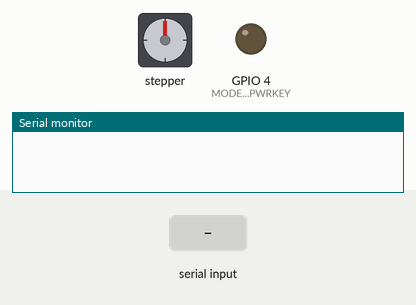
Recording of a sketch running on a simulated ESP32. Parts: stepper motor, output pins drawn as LEDs (lit = HIGH), the last lines printed to the serial monitor. Wiring (inferred from the names in the program): stepper motor driver (200 steps per turn assumed): step GPIO 14; direction GPIO 12; enable GPIO 13. The test bench sets the inputs (shaded band). The modem accepts every AT command (registered, SIM ready, sends succeed) and sends nothing else; pins used as bus, display or sensor lines are not drawn.

Above: at 0.0 s.
At 13.8 s:
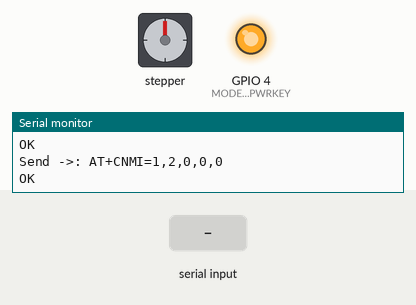
13.9 s: "+CM" received over the second serial link
16.9 s: "PARAMS:1000,5000,1\n" received over the second serial link
Timing chart, 0 to 19.9 s (numbered marks = the images above; inputs shaded):
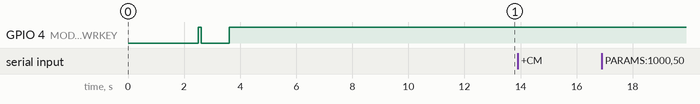

The sketch:

main.ino
```cpp
// ##################### VERSion 4.10 NTP server Fixed ####################
//"sender_email":"inteliqo.iq@gmail.com",
//"sender_email_pass":"ms645346763254j33",
#include <Arduino.h>
#include "stepper.h"
#define SIM800L_AXP192_VERSION_20200327
#include "utilities.h"
#define SerialAT Serial1
char receivedSMS[160]; // Buffer to store received SMS
char *paramValue;
void sendSMS(String msg);
unsigned long previousMillisSMS = 0;
void SendMessage(String msg, String numb);
String gsm_send_serial(String command, int delay);

String gsm_send_serial(String command, int delay)
{
  String buff_resp = "";
  Serial.println("Send ->: " + command);
  SerialAT.println(command);
  long wtimer = millis();
  while (wtimer + delay > millis())
  {
    while (SerialAT.available())
    {
      buff_resp = SerialAT.readString();
      Serial.println(buff_resp);
    }
  }
  Serial.println();
  return buff_resp;
}

void processSMS()
{
  // msg="+CMT: \"+923335814110\","",\"23/09/25,00:33:59+20\"PARAMS:1000,5000,1";
  String msg = receivedSMS;
  // Check if th
  msg = msg.substring(msg.indexOf("PARAMS:") + 7, msg.length() + 1);
  Serial.println(msg);
  START_DELAY_MS = msg.substring(0, msg.indexOf(",")).toDouble();
  msg = msg.substring(msg.indexOf(",") + 1, msg.length() + 1);
  MOTORRUN_MS = msg.substring(0, msg.indexOf(",")).toDouble();
  msg = msg.substring(msg.indexOf(",") + 1, msg.length() + 1);
  STEPS_PER_MS = msg.substring(0, msg.indexOf(",")).toDouble();
  // Print the extracted values for debugging
  Serial.print("START_DELAY_MS: ");
  Serial.println(START_DELAY_MS);
  Serial.print("MOTORRUN_MS: ");
  Serial.println(MOTORRUN_MS);
  Serial.print("STEPS_PER_MS: ");
  Serial.println(STEPS_PER_MS);

  loopStepper(MOTORRUN_MS, STEPS_PER_MS);
  sendSMS("Motor Executed for seconds: " + (String)(MOTORRUN_MS));
}
void readSMS(int index)
{
  String command = "AT+CMGR=" + String(index) + "\r\n";
  gsm_send_serial(command, 1000);
  String smsRCVD;
  // Read and print the SMS content
  delay(1000); // Wait for the module to respond
  while (SerialAT.available())
  {
    smsRCVD = SerialAT.readString();

    Serial.println(smsRCVD);
  }
  sendSMS("Message Arrived: " + smsRCVD);
}

void deleteSMS(int index)
{
  String command = "AT+CMGD=DEL ALL";
  gsm_send_serial(command, 1000);
}

void deleteAllSMS()
{
  gsm_send_serial("AT+CMGDA=DEL ALL", 1000);
}
void sendSMS(String msg)
{
  gsm_send_serial("AT+CMGS=\"+923335814110\"", 1000); // change ZZ with country code and xxxxxxxxxxx with phone number to sms
  gsm_send_serial(msg, 500);                          // text content
  SerialAT.write(26);
}

void setup()
{
  Serial.begin(115200);
  setupStepper();
  // while (1)
  // {
  //   /* code */
  //   loopStepper();
  // }
  processSMS();
  setupModem();
  // attachInterrupt(BUTTON_1, isr1,ONLOW);
  delay(5000);
  // Set GSM module baud rate and UART pins
  SerialAT.begin(115200, SERIAL_8N1, MODEM_RX, MODEM_TX);
  Serial.println("Initializing...");
  delay(1000);

  gsm_send_serial("AT", 100); // Once the handshake test is successful, it will back to OK
  // gsm_send_serial("AT+SIMEI=\"865456052786934\"",100);//865456052786934

  gsm_send_serial("AT+CMGF=1", 500); // Configuring TEXT mode

  gsm_send_serial("AT+CNMI=1,2,0,0,0", 1000);
}

void loop()
{
  if (SerialAT.available())
  {
    delay(100); // Wait for the complete message
    int bytesRead = SerialAT.readBytes(receivedSMS, 160);
    receivedSMS[bytesRead] = '\0'; // Null-terminate the string
    String msg = (String)receivedSMS;
    if (msg.indexOf("+CM") > -1)
    {
      sendSMS("Message Arrived: " + (String)receivedSMS);

      processSMS();
      deleteAllSMS();
    }
  }
}
```

stepper.h
```cpp
unsigned long START_DELAY_MS = 1000;
unsigned long MOTORRUN_MS = 20000 * 1;
unsigned long STEPS_PER_MS = 1;

#define ENABLE_PIN 13
#define PULSE_PIN 14
#define DIRECTION_PIN 12

uint32_t startTime = 0;

void setupStepper()
{
  pinMode(ENABLE_PIN, OUTPUT);
  pinMode(PULSE_PIN, OUTPUT);
  pinMode(DIRECTION_PIN, OUTPUT);

  digitalWrite(ENABLE_PIN, HIGH);
  digitalWrite(DIRECTION_PIN, LOW);

  while (millis() < START_DELAY_MS) // Wait for the start delay
  {
  }
  startTime = millis();
  digitalWrite(ENABLE_PIN, LOW);
}

void loopStepper(int MOTORRUN_MS1, int STEPS_PER_MS1)
{
  startTime = millis();
  MOTORRUN_MS = MOTORRUN_MS1;
  STEPS_PER_MS = STEPS_PER_MS1;
  while (millis() - startTime < MOTORRUN_MS)
  {
    digitalWrite(PULSE_PIN, HIGH);
    delayMicroseconds((uint32_t)(500 / STEPS_PER_MS));
    digitalWrite(PULSE_PIN, LOW);
    delayMicroseconds((uint32_t)(500 / STEPS_PER_MS));
  }
  {
    digitalWrite(ENABLE_PIN, HIGH);
  }
}
```

utilities.h
```cpp
#include <Wire.h>

#if defined(SIM800L_IP5306_VERSION_20190610)

#define MODEM_RST             5
#define MODEM_PWRKEY          4
#define MODEM_POWER_ON       23
#define MODEM_TX             27
#define MODEM_RX             26

#define I2C_SDA              21
#define I2C_SCL              22
#define LED_GPIO             13
#define LED_ON               HIGH
#define LED_OFF              LOW

#define IP5306_ADDR          0x75
#define IP5306_REG_SYS_CTL0  0x00

// setPowerBoostKeepOn
bool setupPMU()
{
    bool en = true;
    Wire.begin(I2C_SDA, I2C_SCL);
    Wire.beginTransmission(IP5306_ADDR);
    Wire.write(IP5306_REG_SYS_CTL0);
    if (en) {
        Wire.write(0x37); // Set bit1: 1 enable 0 disable boost keep on
    } else {
        Wire.write(0x35); // 0x37 is default reg value
    }
    return Wire.endTransmission() == 0;
}


#elif defined(SIM800L_AXP192_VERSION_20200327)

#define MODEM_RST            5
#define MODEM_PWRKEY          4
#define MODEM_POWER_ON       23
#define MODEM_TX             27
#define MODEM_RX             26
#define MODEM_DTR            32
#define MODEM_RI             33

#define I2C_SDA              21
#define I2C_SCL              22
#define LED_GPIO             13
#define LED_ON               HIGH
#define LED_OFF              LOW


#elif defined(SIM800C_AXP192_VERSION_20200609)
// pin definitions
#define MODEM_PWRKEY          4
#define MODEM_POWER_ON       25
#define MODEM_TX             27
#define MODEM_RX             26
#define MODEM_DTR            32
#define MODEM_RI             33

#define I2C_SDA              21
#define I2C_SCL              22
#define LED_GPIO             12
#define LED_ON               LOW
#define LED_OFF              HIGH

#elif defined(SIM800L_IP5306_VERSION_20200811)


#define MODEM_RST             5
#define MODEM_PWRKEY          4
#define MODEM_POWER_ON       23
#define MODEM_TX             27
#define MODEM_RX             26

#define MODEM_DTR            32
#define MODEM_RI             33

#define I2C_SDA              21
#define I2C_SCL              22
#define LED_GPIO             13
#define LED_ON               HIGH
#define LED_OFF              LOW

#define IP5306_ADDR          0x75
#define IP5306_REG_SYS_CTL0  0x00

// setPowerBoostKeepOn
bool setupPMU()
{
    bool en = true;
    Wire.begin(I2C_SDA, I2C_SCL);
    Wire.beginTransmission(IP5306_ADDR);
    Wire.write(IP5306_REG_SYS_CTL0);
    if (en) {
        Wire.write(0x37); // Set bit1: 1 enable 0 disable boost keep on
    } else {
        Wire.write(0x35); // 0x37 is default reg value
    }
    return Wire.endTransmission() == 0;
}

#else

#error "Please select the corresponding model"

#endif


// #if defined(SIM800L_AXP192_VERSION_20200327) || defined(SIM800C_AXP192_VERSION_20200609)
// #include <axp20x.h>         //https://github.com/lewisxhe/AXP202X_Library

// AXP20X_Class axp;

// bool setupPMU()
// {
// // For more information about the use of AXP192, please refer to AXP202X_Library https://github.com/lewisxhe/AXP202X_Library
//     Wire.begin(I2C_SDA, I2C_SCL);
//     int ret = axp.begin(Wire, AXP192_SLAVE_ADDRESS);

//     if (ret == AXP_FAIL) {
//         Serial.println("AXP Power begin failed");
//         return false;
//     }

//     //! Turn off unused power
//     axp.setPowerOutPut(AXP192_DCDC1, AXP202_OFF);
//     axp.setPowerOutPut(AXP192_LDO2, AXP202_OFF);
//     axp.setPowerOutPut(AXP192_LDO3, AXP202_OFF);
//     axp.setPowerOutPut(AXP192_DCDC2, AXP202_OFF);
//     axp.setPowerOutPut(AXP192_EXTEN, AXP202_OFF);

//     //! Do not turn off DC3, it is powered by esp32
//     // axp.setPowerOutPut(AXP192_DCDC3, AXP202_ON);

//     // Set the charging indicator to turn off
//     // Turn it off to save current consumption
//     // axp.setChgLEDMode(AXP20X_LED_OFF);

//     // Set the charging indicator to flash once per second
//     // axp.setChgLEDMode(AXP20X_LED_BLINK_1HZ);


//     //! Use axp192 adc get voltage info
//     axp.adc1Enable(AXP202_VBUS_VOL_ADC1 | AXP202_VBUS_CUR_ADC1 | AXP202_BATT_CUR_ADC1 | AXP202_BATT_VOL_ADC1, true);

//     float vbus_v = axp.getVbusVoltage();
//     float vbus_c = axp.getVbusCurrent();
//     float batt_v = axp.getBattVoltage();
//     // axp.getBattPercentage();   // axp192 is not support percentage
//     Serial.printf("VBUS:%.2f mV %.2f mA ,BATTERY: %.2f\n", vbus_v, vbus_c, batt_v);

//     return true;
// }

// #endif


void setupModem()
{


#ifdef MODEM_RST
    // Keep reset high
    pinMode(MODEM_RST, OUTPUT);
    digitalWrite(MODEM_RST, HIGH);
#endif

    pinMode(MODEM_PWRKEY, OUTPUT);
    pinMode(MODEM_POWER_ON, OUTPUT);

    // Turn on the Modem power first
    digitalWrite(MODEM_POWER_ON, HIGH);

    // Pull down PWRKEY for more than 1 second according to manual requirements
    digitalWrite(MODEM_PWRKEY, HIGH);
    delay(100);
    digitalWrite(MODEM_PWRKEY, LOW);
    delay(1000);
    digitalWrite(MODEM_PWRKEY, HIGH);

    // Initialize the indicator as an output
    pinMode(LED_GPIO, OUTPUT);
    digitalWrite(LED_GPIO, LED_OFF);
}
```
